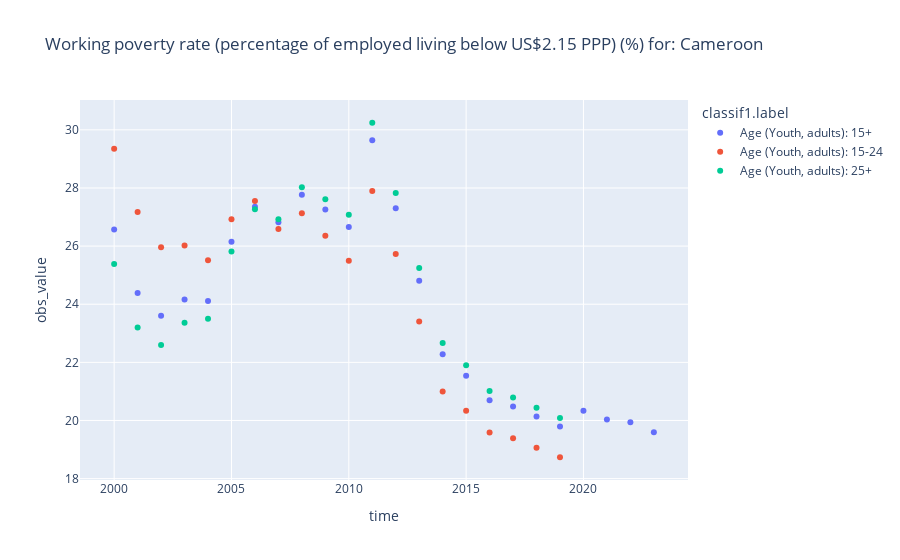

Write notebook code for a chart like this one.
### Code cell
plot_per_contry_age_time(df)

### Figure 1 — Plotly figure (JSON) as saved in the notebook; plotly's stock layout.template omitted (floating-point values rounded to 4 significant figures)
{"data": [{"hovertemplate": "classif1.label=Age (Youth, adults): 15+<br>time=%{x}<br>obs_value=%{y}<extra></extra>", "legendgroup": "Age (Youth, adults): 15+", "marker": {"color": "#636efa", "symbol": "circle"}, "mode": "markers", "name": "Age (Youth, adults): 15+", "orientation": "v", "showlegend": true, "type": "scatter", "x": [2023, 2022, 2021, 2020, 2019, 2018, 2017, 2016, 2015, 2014, 2013, 2012, 2011, 2010, 2009, 2008, 2007, 2006, 2005, 2004, 2003, 2002, 2001, 2000], "xaxis": "x", "y": [19.6, 19.94, 20.04, 20.34, 19.79, 20.13, 20.48, 20.69, 21.54, 22.28, 24.81, 27.3, 29.64, 26.65, 27.26, 27.77, 26.82, 27.35, 26.15, 24.11, 24.16, 23.61, 24.39, 26.57], "yaxis": "y"}, {"hovertemplate": "classif1.label=Age (Youth, adults): 15-24<br>time=%{x}<br>obs_value=%{y}<extra></extra>", "legendgroup": "Age (Youth, adults): 15-24", "marker": {"color": "#EF553B", "symbol": "circle"}, "mode": "markers", "name": "Age (Youth, adults): 15-24", "orientation": "v", "showlegend": true, "type": "scatter", "x": [2019, 2018, 2017, 2016, 2015, 2014, 2013, 2012, 2011, 2010, 2009, 2008, 2007, 2006, 2005, 2004, 2003, 2002, 2001, 2000], "xaxis": "x", "y": [18.73, 19.06, 19.39, 19.59, 20.33, 21.0, 23.41, 25.73, 27.9, 25.5, 26.36, 27.13, 26.59, 27.55, 26.93, 25.51, 26.02, 25.96, 27.18, 29.35], "yaxis": "y"}, {"hovertemplate": "classif1.label=Age (Youth, adults): 25+<br>time=%{x}<br>obs_value=%{y}<extra></extra>", "legendgroup": "Age (Youth, adults): 25+", "marker": {"color": "#00cc96", "symbol": "circle"}, "mode": "markers", "name": "Age (Youth, adults): 25+", "orientation": "v", "showlegend": true, "type": "scatter", "x": [2019, 2018, 2017, 2016, 2015, 2014, 2013, 2012, 2011, 2010, 2009, 2008, 2007, 2006, 2005, 2004, 2003, 2002, 2001, 2000], "xaxis": "x", "y": [20.09, 20.44, 20.79, 21.02, 21.9, 22.67, 25.25, 27.82, 30.24, 27.08, 27.61, 28.03, 26.92, 27.27, 25.82, 23.5, 23.36, 22.59, 23.2, 25.39], "yaxis": "y"}], "layout": {"legend": {"title": {"text": "classif1.label"}, "tracegroupgap": 0}, "title": {"text": " Working poverty rate (percentage of employed living below US$2.15 PPP) (%) for: Cameroon"}, "xaxis": {"anchor": "y", "domain": [0, 1], "title": {"text": "time"}}, "yaxis": {"anchor": "x", "domain": [0, 1], "title": {"text": "obs_value"}}}}
